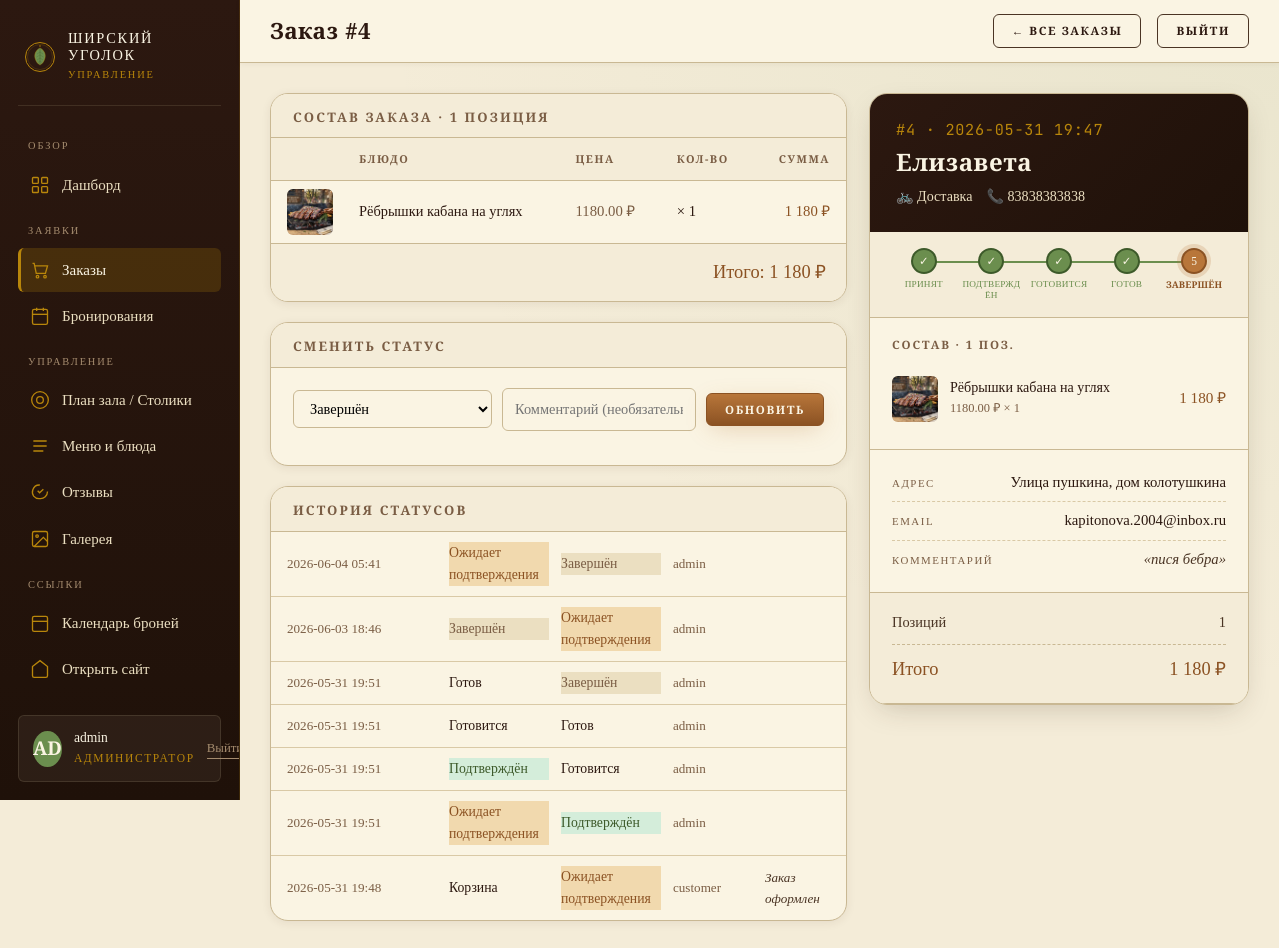
Page /admin_order.php?id=4 (signed in) on the committed database.
### tables this page shows
CREATE TABLE `order_items` (
  `id` int NOT NULL AUTO_INCREMENT,
  `order_id` int NOT NULL,
  `menu_item_id` int NOT NULL,
  `item_name` varchar(200) NOT NULL,
  `item_price` decimal(10,2) NOT NULL,
  `quantity` int NOT NULL DEFAULT '1',
  PRIMARY KEY (`id`),
  KEY `order_id` (`order_id`),
  CONSTRAINT `order_items_ibfk_1` FOREIGN KEY (`order_id`) REFERENCES `orders` (`id`) ON DELETE CASCADE
);

CREATE TABLE `menu_items` (
  `id` int NOT NULL AUTO_INCREMENT,
  `title` varchar(200) NOT NULL,
  `description` text,
  `category` varchar(100) NOT NULL,
  `price` varchar(50) DEFAULT NULL,
  `weight` varchar(50) DEFAULT NULL,
  `badge` varchar(50) DEFAULT NULL,
  `is_special` tinyint(1) NOT NULL DEFAULT '0',
  `image_path` varchar(255) NOT NULL,
  `images_json` text,
  PRIMARY KEY (`id`)
);

CREATE TABLE `orders` (
  `id` int NOT NULL AUTO_INCREMENT,
  `user_id` int DEFAULT NULL,
  `customer_name` varchar(100) NOT NULL DEFAULT '',
  `customer_phone` varchar(20) NOT NULL DEFAULT '',
  `notes` text,
  `promo_code` varchar(50) DEFAULT NULL,
  `discount` decimal(10,2) NOT NULL DEFAULT '0.00',
  `customer_address` text,
  `total_price` decimal(10,2) NOT NULL DEFAULT '0.00',
  `status` enum('cart','pending','confirmed','preparing','ready','completed','cancelled') NOT NULL DEFAULT 'cart',
  `order_type` enum('dine_in','delivery','takeaway') DEFAULT NULL,
  `total` decimal(10,2) DEFAULT '0.00',
  `delivery_address` varchar(500) DEFAULT NULL,
  `created_at` timestamp NULL DEFAULT CURRENT_TIMESTAMP,
  `updated_at` datetime DEFAULT CURRENT_TIMESTAMP ON UPDATE CURRENT_TIMESTAMP,
  PRIMARY KEY (`id`),
  KEY `idx_orders_status` (`status`),
  KEY `idx_orders_user` (`user_id`),
  CONSTRAINT `orders_ibfk_1` FOREIGN KEY (`user_id`) REFERENCES `users` (`id`) ON DELETE SET NULL
);

CREATE TABLE `order_status_history` (
  `id` int NOT NULL AUTO_INCREMENT,
  `order_id` int NOT NULL,
  `old_status` varchar(50) DEFAULT NULL,
  `new_status` varchar(50) NOT NULL,
  `changed_by` enum('admin','system','customer') NOT NULL DEFAULT 'system',
  `comment` text,
  `created_at` datetime DEFAULT CURRENT_TIMESTAMP,
  PRIMARY KEY (`id`),
  KEY `order_id` (`order_id`),
  CONSTRAINT `order_status_history_ibfk_1` FOREIGN KEY (`order_id`) REFERENCES `orders` (`id`) ON DELETE CASCADE
);

CREATE TABLE `users` (
  `id` int NOT NULL AUTO_INCREMENT,
  `username` varchar(50) NOT NULL,
  `email` varchar(100) NOT NULL,
  `password` varchar(255) NOT NULL,
  `role` enum('user','admin') NOT NULL DEFAULT 'user',
  `full_name` varchar(100) DEFAULT NULL,
  `phone` varchar(20) DEFAULT NULL,
  `created_at` timestamp NULL DEFAULT CURRENT_TIMESTAMP,
  PRIMARY KEY (`id`),
  UNIQUE KEY `username` (`username`),
  UNIQUE KEY `email` (`email`)
);

### public/includes/order_helpers.php (called while the page is built, shortened)
<?php
function order_status_label(string $status): string {
    $labels = [
        'cart' => 'Корзина',
        'pending' => 'Ожидает подтверждения',
        'confirmed' => 'Подтверждён',
        'preparing' => 'Готовится',
        'ready' => 'Готов',
        'completed' => 'Завершён',
        'cancelled' => 'Отменён',
    ];
    return $labels[$status] ?? $status;
}
function order_type_label(?string $type): string {
    if ($type === 'delivery') return 'Доставка';
    return '—';
}

### public/admin_order.php (the view, shortened to what this page needs)
<?php
require_once 'includes/admin_auth.php';
require_once 'includes/order_helpers.php';
$orderId = (int)($_GET['id'] ?? 0);
$stmt = $conn->prepare("SELECT o.*, u.username, u.full_name, u.email, u.phone AS user_phone FROM orders o LEFT JOIN users u ON o.user_id=u.id WHERE o.id=?");
$stmt->bind_param('i', $orderId); $stmt->execute();
$order = $stmt->get_result()->fetch_assoc(); $stmt->close();
$items = [];
$stmt = $conn->prepare("SELECT oi.*, mi.image_path FROM order_items oi LEFT JOIN menu_items mi ON oi.menu_item_id = mi.id WHERE oi.order_id=?");
$stmt->bind_param('i', $orderId); $stmt->execute();
$res = $stmt->get_result(); while ($row = $res->fetch_assoc()) $items[] = $row; $stmt->close();
$history = [];
$stmt = $conn->prepare("SELECT * FROM order_status_history WHERE order_id=? ORDER BY created_at DESC");
$stmt->bind_param('i', $orderId); $stmt->execute();
$res = $stmt->get_result(); while ($row = $res->fetch_assoc()) $history[] = $row; $stmt->close();
$admin_username = $_SESSION['username'] ?? 'Администратор';
$admin_initials = mb_strtoupper(mb_substr($admin_username, 0, 2));
$statusSteps = ['pending'=>1,'confirmed'=>2,'preparing'=>3,'ready'=>4,'completed'=>5];
$currentStep = $statusSteps[$order['status']] ?? ($order['status'] === 'cancelled' ? -1 : 0);
$stepLabels  = ['Принят','Подтверждён','Готовится','Готов','Завершён'];
$guestName  = $order['full_name'] ?: $order['username'] ?: ($order['customer_name'] ?? '—');
$guestPhone = $order['customer_phone'] ?: ($order['user_phone'] ?? '—');
$total      = $order['total'] ?: ($order['total_price'] ?? 0);
$typeIcon   = ['delivery'=>'🚲','dine_in'=>'🪑','takeaway'=>'🛍'][$order['order_type'] ?? ''] ?? '🛍';
$typeLabel  = order_type_label($order['order_type'] ?? '');
?>
<!doctype html>
<html lang="ru">
<head>
<link rel="stylesheet" href="style.css">
<link rel="stylesheet" href="assets/admin.css">
</head>
<body class="admin-body">
<aside class="admin-side">
  <div class="admin-brand">
    <img src="assets/brand-mark.svg" alt="">
    <div><div class="name">Ширский<br>уголок</div><div class="sub">управление</div></div>
  </div>
  <div class="admin-section-label">Обзор</div>
  <ul class="admin-nav">
    <li><a href="admin_panel.php?section=dashboard">
      <svg class="ico" viewBox="0 0 24 24" fill="none" stroke="currentColor" stroke-width="1.6"><rect x="3" y="3" width="7" height="7" rx="1"/><rect x="14" y="3" width="7" height="7" rx="1"/><rect x="3" y="14" width="7" height="7" rx="1"/><rect x="14" y="14" width="7" height="7" rx="1"/></svg>
      Дашборд</a></li>
  </ul>
  <div class="admin-section-label">Заявки</div>
  <ul class="admin-nav">
    <li><a href="admin_panel.php?section=orders" class="active">
      <svg class="ico" viewBox="0 0 24 24" fill="none" stroke="currentColor" stroke-width="1.6"><path d="M3 4h2l2.5 12h11l2.5-9H6"/><circle cx="9" cy="20" r="1.5"/><circle cx="18" cy="20" r="1.5"/></svg>
      Заказы
    </a></li>
    <li><a href="admin_panel.php?section=bookings">
      <svg class="ico" viewBox="0 0 24 24" fill="none" stroke="currentColor" stroke-width="1.6"><rect x="3" y="4" width="18" height="18" rx="2"/><line x1="16" y1="2" x2="16" y2="6"/><line x1="8" y1="2" x2="8" y2="6"/><line x1="3" y1="10" x2="21" y2="10"/></svg>
      Бронирования
    </a></li>
  </ul>
  <div class="admin-section-label">Управление</div>
  <ul class="admin-nav">
    <li><a href="admin_panel.php?section=tables">
      <svg class="ico" viewBox="0 0 24 24" fill="none" stroke="currentColor" stroke-width="1.6"><circle cx="12" cy="12" r="10"/><circle cx="12" cy="12" r="4"/></svg>
      План зала / Столики</a></li>
    <li><a href="admin_panel.php?section=menu">
      <svg class="ico" viewBox="0 0 24 24" fill="none" stroke="currentColor" stroke-width="1.6"><path d="M4 6h16M4 12h16M4 18h12"/></svg>
      Меню и блюда</a></li>
    <li><a href="admin_panel.php?section=reviews">
      <svg class="ico" viewBox="0 0 24 24" fill="none" stroke="currentColor" stroke-width="1.6"><path d="M21 11.5a8.4 8.4 0 0 1-9 8.4 8.5 8.5 0 0 1-7.6-3 8.5 8.5 0 0 1-1-7.7 8.4 8.4 0 0 1 8.4-5.6"/><path d="M16 8.7 11.5 13l-2.3-2.4"/></svg>
      Отзывы</a></li>
    <li><a href="admin_panel.php?section=gallery">
      <svg class="ico" viewBox="0 0 24 24" fill="none" stroke="currentColor" stroke-width="1.6"><rect x="3" y="3" width="18" height="18" rx="2"/><circle cx="8.5" cy="8.5" r="1.5"/><polyline points="21 15 16 10 5 21"/></svg>
      Галерея</a></li>
  </ul>
  <div class="admin-section-label">Ссылки</div>
  <ul class="admin-nav">
    <li><a href="admin_booking_calendar.php">
      <svg class="ico" viewBox="0 0 24 24" fill="none" stroke="currentColor" stroke-width="1.6"><rect x="3" y="4" width="18" height="18" rx="2"/><line x1="3" y1="10" x2="21" y2="10"/></svg>
      Календарь броней</a></li>
    <li><a href="index.php" target="_blank">
      <svg class="ico" viewBox="0 0 24 24" fill="none" stroke="currentColor" stroke-width="1.6"><path d="m3 9 9-7 9 7v11a2 2 0 0 1-2 2H5a2 2 0 0 1-2-2z"/></svg>
      Открыть сайт</a></li>
  </ul>
  <div class="admin-user" style="margin-top:24px;">
    <div class="av"><?= htmlspecialchars($admin_initials) ?></div>
    <div><div class="who"><?= htmlspecialchars($admin_username) ?></div><div class="role">Администратор</div></div>
    <a href="logout.php?type=admin" style="margin-left:auto;color:var(--ink-faint);font-size:0.8rem;">Выйти</a>
  </div>
</aside>
<div class="admin-main">
  <header class="admin-top">
    <h1>Заказ #<?= $orderId ?></h1>
    <a href="admin_panel.php?section=orders" class="btn btn-ghost btn-sm">← Все заказы</a>
    <a href="logout.php?type=admin" class="btn btn-ghost btn-sm">Выйти</a>
  </header>
  <div class="admin-content">
    <div class="order-layout">
      <div>
        <div class="info-panel">
          <div class="ph" style="padding-bottom:0;">
            <h3>Состав заказа · <?= count($items) ?> <?= count($items) === 1 ? 'позиция' : (count($items) < 5 ? 'позиции' : 'позиций') ?></h3>
          </div>
          <table class="ot">
            <thead><tr><th style="width:54px;"></th><th>Блюдо</th><th>Цена</th><th>Кол-во</th><th style="text-align:right;">Сумма</th></tr></thead>
            <tbody>
              <?php foreach ($items as $it):
                $imgSrc = (!empty($it['image_path']) && file_exists(__DIR__.'/'.$it['image_path'])) ? htmlspecialchars($it['image_path']) : '';
              ?>
              <tr>
                <td style="padding:8px 10px 8px 16px;">
                  <?php if ($imgSrc): ?>
                    <img src="<?= $imgSrc ?>" style="width:46px;height:46px;object-fit:cover;border-radius:var(--r-sm);display:block;">
                  <?php else: ?>
                    <div style="width:46px;height:46px;background:var(--parch-200);border-radius:var(--r-sm);display:flex;align-items:center;justify-content:center;font-size:1.1rem;color:var(--ink-faint);">🍽</div>
                  <?php endif; ?>
                </td>
                <td style="font-family:var(--font-display);font-size:0.9rem;"><?= htmlspecialchars($it['item_name']) ?></td>
                <td style="color:var(--ink-mute);"><?= htmlspecialchars($it['item_price']) ?> ₽</td>
                <td>× <?= (int)$it['quantity'] ?></td>
                <td style="text-align:right;font-family:var(--font-display);color:var(--amber-deep);"><?= number_format($it['item_price'] * $it['quantity'], 0, '.', ' ') ?> ₽</td>
              </tr>
              <?php endforeach; ?>
            </tbody>
          </table>
          <div style="display:flex;justify-content:flex-end;padding:14px 20px;background:var(--parch-100);border-top:1px solid var(--line);">
            <span style="font-family:var(--font-display);font-size:1.15rem;color:var(--amber-deep);">Итого: <?= number_format((float)$total, 0, '.', ' ') ?> ₽</span>
          </div>
        </div>
        <div class="info-panel">
          <div class="ph"><h3>Сменить статус</h3></div>
          <div class="status-form">
            <form method="POST">
              <div class="row">
                <select name="new_status">
                  <?php foreach (['pending','confirmed','preparing','ready','completed','cancelled'] as $s): ?>
                  <option value="<?= $s ?>" <?= $order['status'] === $s ? 'selected' : '' ?>><?= order_status_label($s) ?></option>
                  <?php endforeach; ?>
                </select>
                <input type="text" name="comment" placeholder="Комментарий (необязательно)" style="flex:1;min-width:160px;">
                <button type="submit" name="update_status" class="btn btn-primary btn-sm">Обновить</button>
              </div>
            </form>
          </div>
        </div>
        <?php if (!empty($history)): ?>
        <div class="info-panel">
          <div class="ph"><h3>История статусов</h3></div>
          <div style="padding:0;">
            <?php foreach ($history as $h): ?>
            <div class="hist-row">
              <span style="color:var(--ink-mute);font-size:0.82rem;"><?= substr($h['created_at'] ?? '', 0, 16) ?></span>
              <?php if ($h['old_status']): ?>
              <span class="status-badge status-<?= $h['old_status'] ?>"><?= order_status_label($h['old_status']) ?></span>
              <?php else: ?><span>—</span><?php endif; ?>
              <span class="status-badge status-<?= $h['new_status'] ?>"><?= order_status_label($h['new_status']) ?></span>
              <span style="font-size:0.82rem;color:var(--ink-mute);"><?= htmlspecialchars($h['changed_by']) ?></span>
              <span style="font-size:0.82rem;color:var(--ink-soft);font-style:italic;"><?= htmlspecialchars($h['comment'] ?? '') ?></span>
            </div>
            <?php endforeach; ?>
          </div>
        </div>
        <?php endif; ?>
      </div>
      <div>
        <div class="od-panel">
          <div class="od-head">
            <div class="num">#<?= $orderId ?> · <?= htmlspecialchars(substr($order['created_at'] ?? '', 0, 16)) ?></div>
            <h2><?= htmlspecialchars($guestName) ?></h2>
            <div class="meta">
              <span><?= $typeIcon ?> <?= htmlspecialchars($typeLabel) ?></span>
              <?php if ($guestPhone && $guestPhone !== '—'): ?>
              <span>📞 <?= htmlspecialchars($guestPhone) ?></span>
              <?php endif; ?>
            </div>
          </div>
          <?php if ($order['status'] !== 'cancelled'): ?>
          <div class="order-progress">
            <?php foreach ($stepLabels as $idx => $lbl):
              $step = $idx + 1;
              $cls = '';
              if ($currentStep > $step) $cls = 'done';
              elseif ($currentStep === $step) $cls = 'active';
            ?>
            <div class="op-step <?= $cls ?>">
              <div class="dot"><?= $cls === 'done' ? '✓' : $step ?></div>
              <div class="lbl"><?= $lbl ?></div>
            </div>
            <?php endforeach; ?>
          </div>
          <?php endif; ?>
          <div class="od-items">
            <h4>Состав · <?= count($items) ?> поз.</h4>
            <?php foreach ($items as $it):
              $imgSrc = (!empty($it['image_path']) && file_exists(__DIR__.'/'.$it['image_path'])) ? htmlspecialchars($it['image_path']) : '';
            ?>
            <div class="od-item">
              <div class="ph-mini">
                <?php if ($imgSrc): ?>
                  <img src="<?= $imgSrc ?>" alt="<?= htmlspecialchars($it['item_name']) ?>">
                <?php else: ?>
                  <div style="height:100%;display:flex;align-items:center;justify-content:center;font-size:1.2rem;color:var(--ink-faint);">🍽</div>
                <?php endif; ?>
              </div>
              <div>
                <div class="ttl"><?= htmlspecialchars($it['item_name']) ?></div>
                <div class="qty"><?= htmlspecialchars($it['item_price']) ?> ₽ × <?= (int)$it['quantity'] ?></div>
              </div>
              <div class="sum"><?= number_format($it['item_price'] * $it['quantity'], 0, '.', ' ') ?> ₽</div>
            </div>
            <?php endforeach; ?>
          </div>
          <div class="od-guest">
            <?php if (!empty($order['delivery_address'])): ?>
            <div class="row">
              <span class="lbl">Адрес</span>
              <span class="val"><?= nl2br(htmlspecialchars($order['delivery_address'])) ?></span>
            </div>
            <?php endif; ?>
            <?php if (!empty($order['email'])): ?>
            <div class="row">
              <span class="lbl">Email</span>
              <span class="val"><?= htmlspecialchars($order['email']) ?></span>
            </div>
            <?php endif; ?>
            <?php if (!empty($order['notes'])): ?>
            <div class="row">
              <span class="lbl">Комментарий</span>
              <span class="val" style="font-style:italic;color:var(--ink-soft);max-width:200px;text-align:right;">«<?= htmlspecialchars($order['notes']) ?>»</span>
            </div>
            <?php endif; ?>
          </div>
          <div class="od-totals">
            <div class="row"><span>Позиций</span><span><?= count($items) ?></span></div>
            <div class="row total"><span>Итого</span><span><?= number_format((float)$total, 0, '.', ' ') ?> ₽</span></div>
          </div>
        </div>
      </div>
    </div>
  </div>
</div>
</body>
</html>

### rows in the picture
order_items: menu_item.image_path (picture), item_name "Рёбрышки кабана на углях", item_price "1180.00", quantity "1", $it['item_price'] * $it['quantity'] "1 180"
orders: total "1 180", created_at "2026-05-31 19:47", user.full_name "Елизавета", order_type "🚲", order_type "Доставка", customer_phone "83838383838", status "completed" (drawn), delivery_address "Улица пушкина, дом колотушкина", user.email "kapitonova.2004@inbox.ru", notes "пися бебра"
order_status_history: created_at "2026-06-04 05:41", old_status "Ожидает подтверждения", new_status "Завершён", changed_by "admin"
order_status_history: created_at "2026-06-03 18:46", old_status "Завершён", new_status "Ожидает подтверждения", changed_by "admin"
order_status_history: created_at "2026-05-31 19:51", old_status "Готов", new_status "Завершён", changed_by "admin"
order_status_history: created_at "2026-05-31 19:51", old_status "Готовится", new_status "Готов", changed_by "admin"
order_status_history: created_at "2026-05-31 19:51", old_status "Подтверждён", new_status "Готовится", changed_by "admin"
order_status_history: created_at "2026-05-31 19:51", old_status "Ожидает подтверждения", new_status "Подтверждён", changed_by "admin"
order_status_history: created_at "2026-05-31 19:48", old_status "Корзина", new_status "Ожидает подтверждения", changed_by "customer", comment "Заказ оформлен"

### other values in the picture
$admin_initials "AD"
$admin_username "admin"
$orderId "4"
count($items) "1"
$lbl "ПРИНЯТ"
$lbl "ПОДТВЕРЖДЁН"
$lbl "ГОТОВИТСЯ"
$lbl "ГОТОВ"
$step "5"
$lbl "ЗАВЕРШЁН"
form field new_status "Завершён"
